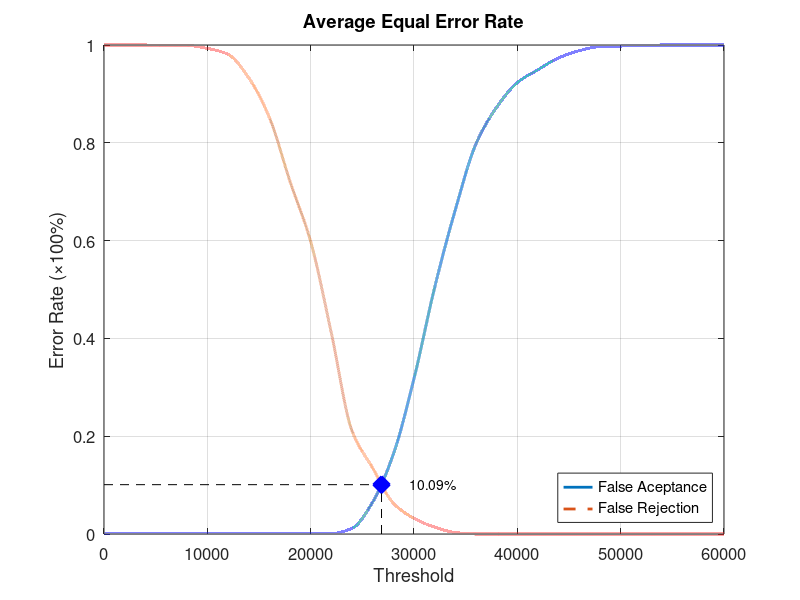
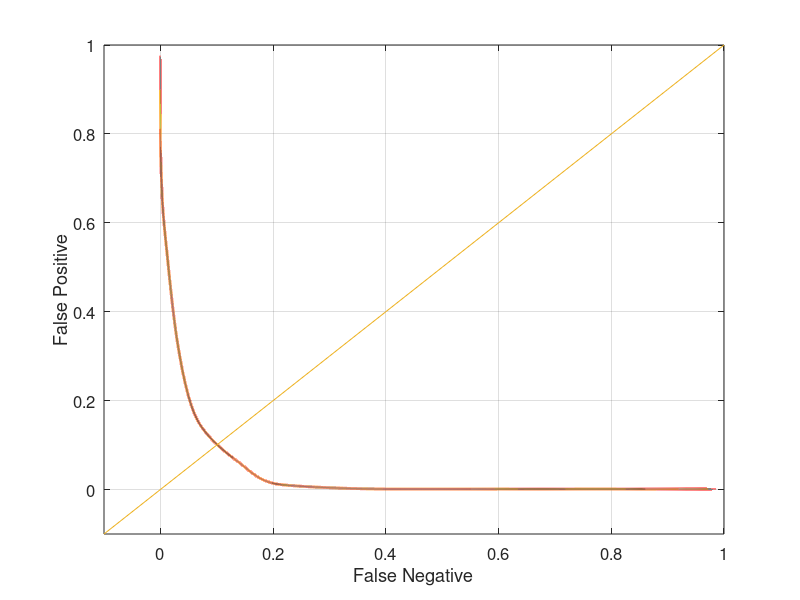

Write the MATLAB code that produced these figures, in order.
function yEER = Database2Average
close all;
clear;
clc;
x = 0:2000:60000;
xq = 0:0.5:60000;

y0 = [0 0.00105263 0.00105263 0.00105263 0.00105263 0.00105263 0.00105263 0.00105263 0.00105263 0.00105263 0.00105263 0.00105263 0.0115789 0.0652632 0.163158 0.317895 0.504211 0.663158 0.797895 0.872632 0.923158 0.949474 0.973684 0.988421 0.996842 0.997895 0.998947 1 1 1 1];
yy0 = interp1(x, y0, xq, 'pchip');
y1 = [1 1 1 0.999 0.999 0.993 0.981 0.933 0.852 0.721 0.598 0.411 0.211 0.135 0.063 0.032 0.014 0.003 0 0 0 0 0 0 0 0 0 0 0 0 0];
yy1 = interp1(x, y1, xq, 'pchip');

% Calculating EER: 
y2 = abs(y0 - y1);
find(y2 == min(y2))
yy2 = abs(yy0 - yy1);
xEER = find(yy2 == min(yy2));
xEERIndex = xq(xEER) % X-axis EER
yEER = yy0(xEER) % Y-axis EER

main = figure
plot(xq, yy0,'-','LineWidth', 2);	hold on
plot(xq, yy1,'--','LineWidth', 2);	hold on
plot([xEERIndex xEERIndex], [0 yEER], 'k--');	hold on
plot([0 xEERIndex], [yEER yEER], 'k--');	hold on
plot(xEERIndex, yEER, 'bx', 'LineWidth', 10);	hold on
text(xEERIndex + 10 * xEERIndex / 100, yEER, [num2str(round((10000 * yEER)) / 100) '%'])
legend('False Aceptance', 'False Rejection', 'Location', 'SouthEast')
xlabel('Threshold')
ylabel('Error Rate (\times100%)')
title('Average Equal Error Rate')
set(gca, 'FontSize', 12)
axis([0 60000 0 1])
grid on

print(main, 'Database2AverageMain', '-dpng');
FNRxFPR = figure('Color', [1 1 1]);
plot(yy1, yy0, '-', yy1, yy0, 'LineWidth', 2);
hold on
y = -0.1:0.1:1
plot(y, y); 
set(gca, 'FontSize', 12)
xlabel('False Negative')
ylabel('False Positive')
axis([-0.1 1 -0.1 1])
set(gca, 'FontSize', 12)
grid on

print(FNRxFPR, 'Database2AverageFNRxFPR','-dpng');
end
